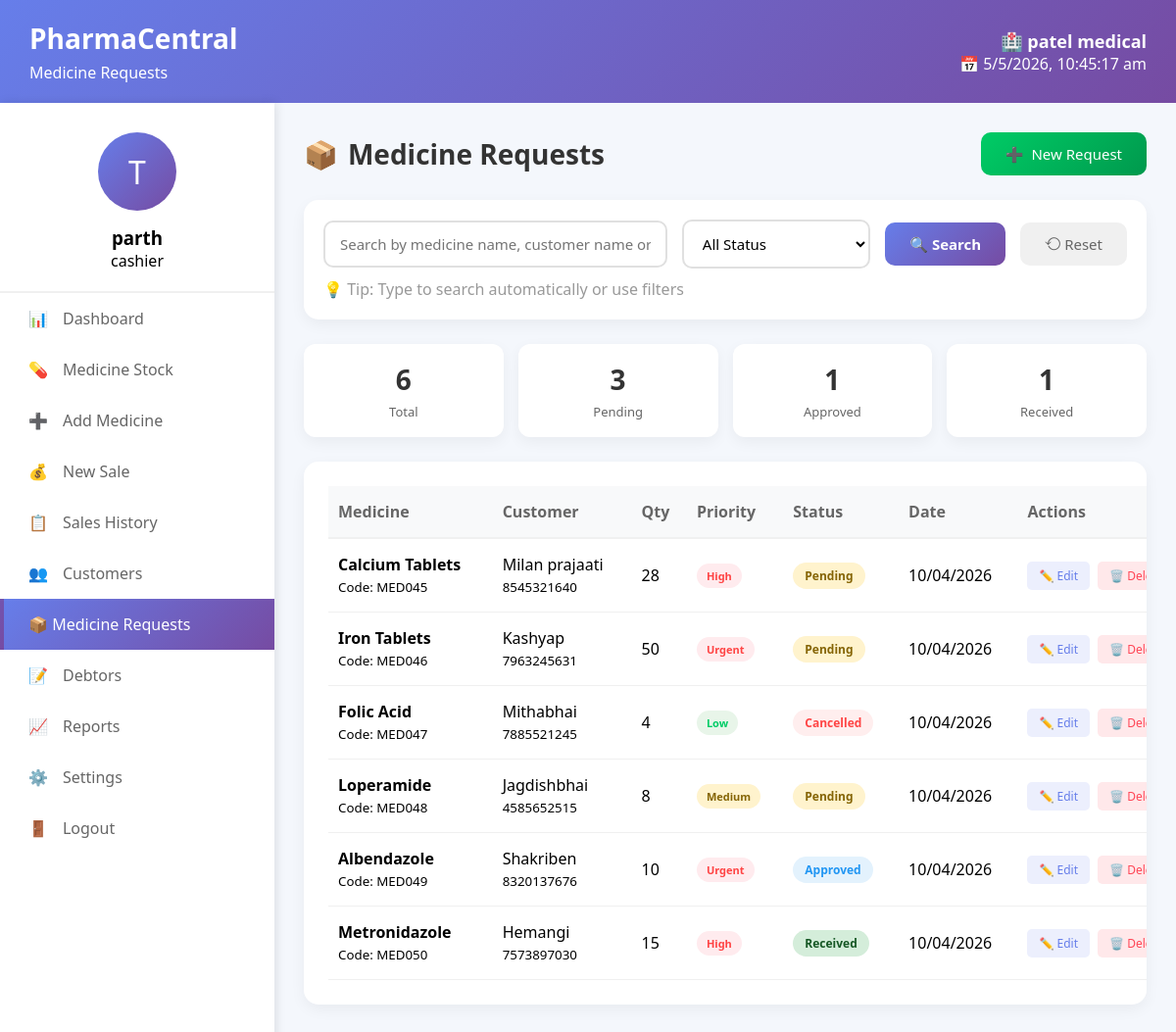
/medicine-requests/ (signed in), run on the app's committed database.
### app1/models.py (models this page shows, shortened)
class Pharmacy(models.Model):
    name = models.CharField(max_length=200)
    owner = models.ForeignKey(User, on_delete=models.CASCADE, related_name='pharmacies')
    license_number = models.CharField(max_length=50, unique=True)
    gst_number = models.CharField(max_length=50, unique=True)
    address = models.TextField()
    city = models.CharField(max_length=100)
    pincode = models.CharField(max_length=10)
    phone = models.CharField(max_length=15)
    email = models.EmailField()
    registration_date = models.DateField(auto_now_add=True)
    is_verified = models.BooleanField(default=False)
    gst_certificate = models.FileField(upload_to='documents/gst/', null=True, blank=True)
    license_document = models.FileField(upload_to='documents/license/', null=True, blank=True)
    owner_id_proof = models.FileField(upload_to='documents/id_proof/', null=True, blank=True)
    owner_photo = models.ImageField(upload_to='profiles/owners/', null=True, blank=True)
    created_at = models.DateTimeField(auto_now_add=True)
    updated_at = models.DateTimeField(auto_now=True)

class User(AbstractUser):
    USER_TYPES = (
        ('admin', 'Admin'),
        ('pharmacy_owner', 'Pharmacy Owner'),
        ('pharmacist', 'Pharmacist'),
        ('cashier', 'Cashier'),
    )
    user_type = models.CharField(max_length=20, choices=USER_TYPES, default='cashier')
    phone_number = models.CharField(max_length=15, blank=True)
    profile_picture = models.ImageField(upload_to='profiles/', null=True, blank=True)
    is_active = models.BooleanField(default=True)
    created_at = models.DateTimeField(auto_now_add=True)
    updated_at = models.DateTimeField(auto_now=True)
    groups = models.ManyToManyField(
        'auth.Group',
        verbose_name='groups',
        blank=True,
        help_text='The groups this user belongs to.',
        related_name="pharmacentral_user_set",  # Unique name
        related_query_name="pharmacentral_user",
    )
    user_permissions = models.ManyToManyField(
        'auth.Permission',
        verbose_name='user permissions',
        blank=True,
        help_text='Specific permissions for this user.',
        related_name="pharmacentral_user_set",  # Unique name
        related_query_name="pharmacentral_user",
    )

class MedicineRequest(models.Model):
    STATUS_CHOICES = (
        ('pending', 'Pending'),
        ('approved', 'Approved'),
        ('ordered', 'Ordered'),
        ('received', 'Received'),
        ('cancelled', 'Cancelled'),
    )
    PRIORITY_CHOICES = (
        ('low', 'Low'),
        ('medium', 'Medium'),
        ('high', 'High'),
        ('urgent', 'Urgent'),
    )
    pharmacy = models.ForeignKey(Pharmacy, on_delete=models.CASCADE, related_name='medicine_requests')
    customer = models.ForeignKey(Customer, on_delete=models.SET_NULL, null=True, blank=True)
    medicine_name = models.CharField(max_length=200)
    medicine_code = models.CharField(max_length=50, blank=True)
    quantity = models.PositiveIntegerField(default=1)
    priority = models.CharField(max_length=20, choices=PRIORITY_CHOICES, default='medium')
    status = models.CharField(max_length=20, choices=STATUS_CHOICES, default='pending')
    notes = models.TextField(blank=True)
    customer_name = models.CharField(max_length=200, blank=True)
    customer_phone = models.CharField(max_length=15, blank=True)
    requested_by = models.ForeignKey(User, on_delete=models.SET_NULL, null=True)
    requested_date = models.DateTimeField(default=timezone.now)
    history = models.JSONField(default=list, blank=True)
    created_at = models.DateTimeField(auto_now_add=True)
    updated_at = models.DateTimeField(auto_now=True)
    class Meta:
        ordering = ['-requested_date']

### app1/views.py (the view)
# urls.py: path('medicine-requests/', views.medicine_requests, name='medicine_requests'),
@login_required
def medicine_requests(request):
    try:
        pharmacy = Pharmacy.objects.get(owner=request.user)
    except Pharmacy.DoesNotExist:
        messages.error(request, '❌ Pharmacy profile not found!')
        return redirect('settings')
    requests = MedicineRequest.objects.filter(pharmacy=pharmacy)
    search_query = request.GET.get('search', '')
    if search_query:
        requests = requests.filter(
            Q(medicine_name__icontains=search_query) |
            Q(customer_name__icontains=search_query) |
            Q(customer_phone__icontains=search_query)
        )
    status = request.GET.get('status', '')
    if status:
        requests = requests.filter(status=status)
    priority = request.GET.get('priority', '')
    if priority:
        requests = requests.filter(priority=priority)
    stats = {
        'total': requests.count(),
        'pending': requests.filter(status='pending').count(),
        'approved': requests.filter(status='approved').count(),
        'received': requests.filter(status='received').count(),
    }
    paginator = Paginator(requests, 15)
    page_number = request.GET.get('page')
    requests_page = paginator.get_page(page_number)
    context = {
        'requests': requests_page,
        'stats': stats,
        'search_query': search_query,
        'status': status,
        'priority': priority,
        'pharmacy_name': pharmacy.name,
        'user_full_name': request.user.get_full_name() or request.user.username,
        'user_initials': request.user.username[0].upper() if request.user.username else 'U',
        'user_role': getattr(request.user, 'user_type', 'Pharmacist'),
    }
    return render(request, 'app1/medicine-requests.html', context)

### app1/templates/app1/medicine-requests.html (shortened to what this page needs)
<!DOCTYPE html>
<html lang="gu">
<head>
</head>
<body>
    <div class="header">
        <div class="logo-area">
            <h1>PharmaCentral</h1>
            <p>Medicine Requests</p>
        </div>
        <div class="pharmacy-info">
            <h3>🏥 {{ pharmacy_name }}</h3>
            <p id="currentDateTime">📅 Loading...</p>
        </div>
    </div>
    <div class="container">
        <div class="sidebar">
            <div class="profile-card">
                <div class="profile-img">{{ user_initials }}</div>
                <h3>{{ user_full_name }}</h3>
                <p>{{ user_role }}</p>
            </div>
           <div class="menu">
                <a href="{% url 'dashboard' %}" class="menu-item">
                    <span>📊</span> Dashboard
                </a>
                <a href="{% url 'medicine_stock' %}" class="menu-item">
                    <span>💊</span> Medicine Stock
                </a>
                <a href="{% url 'add_medicine' %}" class="menu-item">
                    <span>➕</span> Add Medicine
                </a>
                <a href="{% url 'sales' %}" class="menu-item">
                    <span>💰</span> New Sale
                </a>
                <a href="{% url 'sales_history' %}" class="menu-item">
                    <span>📋</span> Sales History
                </a>
                <a href="{% url 'customers' %}" class="menu-item">
                    <span>👥</span> Customers
                </a>
                <a href="{% url 'medicine_requests' %}" class="menu-item active">📦 Medicine Requests</a>
                <a href="{% url 'debtors' %}" class="menu-item">
                    <span>📝</span> Debtors
                </a>
                <a href="{% url 'reports' %}" class="menu-item">
                    <span>📈</span> Reports
                </a>
                <a href="{% url 'settings' %}" class="menu-item">
                    <span>⚙️</span> Settings
                </a>
                <a href="{% url 'logout' %}" class="menu-item" onclick="return confirm('Are you sure you want to logout?')">
                    <span>🚪</span> Logout
                </a>
            </div>
        </div>
        <div class="main-content">
            <div class="page-header">
                <h2>
                    <span>📦</span> Medicine Requests
                </h2>
                <button class="add-btn" onclick="openAddModal()">
                    <span>➕</span> New Request
                </button>
            </div>
            <div class="search-section">
                <div class="search-row">
                    <input type="text" id="searchInput" class="search-input"
                           placeholder="Search by medicine name, customer name or phone..."
                           value="{{ search_query }}">
                    <select id="statusFilter" class="filter-select">
                        <option value="">All Status</option>
                    </select>
                    <button class="search-btn" onclick="applyFilters()">🔍 Search</button>
                    <a href="{% url 'medicine_requests' %}" class="reset-btn">⟲ Reset</a>
                </div>
                <div class="hint" style="margin-top: 10px; color: #999;">
                    💡 Tip: Type to search automatically or use filters
                </div>
            </div>
            <div class="stats-cards">
                <div class="stat-card" onclick="filterByStatus('')">
                    <div class="stat-number">{{ stats.total|default:"0" }}</div>
                    <div class="stat-label">Total</div>
                </div>
                <div class="stat-card" onclick="filterByStatus('pending')">
                    <div class="stat-number">{{ stats.pending|default:"0" }}</div>
                    <div class="stat-label">Pending</div>
                </div>
                <div class="stat-card" onclick="filterByStatus('approved')">
                    <div class="stat-number">{{ stats.approved|default:"0" }}</div>
                    <div class="stat-label">Approved</div>
                </div>
                <div class="stat-card" onclick="filterByStatus('received')">
                    <div class="stat-number">{{ stats.received|default:"0" }}</div>
                    <div class="stat-label">Received</div>
                </div>
            </div>
            <div class="requests-table">
                <table>
                    <thead>
                        <tr>
                            <th>Medicine</th>
                            <th>Customer</th>
                            <th>Qty</th>
                            <th>Priority</th>
                            <th>Status</th>
                            <th>Date</th>
                            <th>Actions</th>
                        </tr>
                    </thead>
                    <tbody id="requestsTableBody">
                        {% for req in requests %}
                        <tr>
                            <td>
                                <strong>{{ req.medicine_name }}</strong>
                                {% if req.medicine_code %}<br><small>Code: {{ req.medicine_code }}</small>{% endif %}
                            </td>
                            <td>
                                {% if req.customer %}
                                    {{ req.customer.full_name }}
                                {% else %}
                                    {{ req.customer_name|default:"—" }}
                                {% endif %}
                                <br><small>{{ req.customer_phone|default:"" }}</small>
                            </td>
                            <td>{{ req.quantity }}</td>
                            <td>
                                <span class="priority-badge priority-{{ req.priority }}">
                                    {{ req.get_priority_display }}
                                </span>
                            </td>
                            <td>
                                <span class="status-badge status-{{ req.status }}">
                                    {{ req.get_status_display }}
                                </span>
                            </td>
                            <td>{{ req.requested_date|date:"d/m/Y" }}</td>
                            <td>
                                <div class="action-btns">
                                    <button class="action-btn edit" onclick="openEditModal({{ req.id }})" title="Edit Request">✏️ Edit</button>
                                    <button class="action-btn delete" onclick="openDeleteModal({{ req.id }}, '{{ req.medicine_name }}')" title="Delete Request">🗑️ Delete</button>
                                </div>
                            </td>
                        </tr>
                        {% endfor %}
                    </tbody>
                </table>
            </div>
        </div>
    </div>
</body>
</html>

### data on the page
Pharmacy: name "patel medical"
User: first_name "parth", user_type "cashier"
MedicineRequest: medicine_name "Calcium Tablets", medicine_code "MED045", customer_name "Milan prajaati", customer_phone "8545321640", quantity "28", priority "High", status "Pending", requested_date "10/04/2026"
MedicineRequest: medicine_name "Iron Tablets", medicine_code "MED046", customer_name "Kashyap", customer_phone "7963245631", quantity "50", priority "Urgent", status "Pending", requested_date "10/04/2026"
MedicineRequest: medicine_name "Folic Acid", medicine_code "MED047", customer_name "Mithabhai", customer_phone "7885521245", quantity "4", priority "Low", status "Cancelled", requested_date "10/04/2026"
MedicineRequest: medicine_name "Loperamide", medicine_code "MED048", customer_name "Jagdishbhai", customer_phone "4585652515", quantity "8", priority "Medium", status "Pending", requested_date "10/04/2026"
MedicineRequest: medicine_name "Albendazole", medicine_code "MED049", customer_name "Shakriben", customer_phone "8320137676", quantity "10", priority "Urgent", status "Approved", requested_date "10/04/2026"
MedicineRequest: medicine_name "Metronidazole", medicine_code "MED050", customer_name "Hemangi", customer_phone "7573897030", quantity "15", priority "High", status "Received", requested_date "10/04/2026"

### other printed values
{{ user_initials }} "T"
{{ stats.total|default:"0" }} "6"
{{ stats.pending|default:"0" }} "3"
{{ stats.approved|default:"0" }} "1"
{{ stats.received|default:"0" }} "1"
